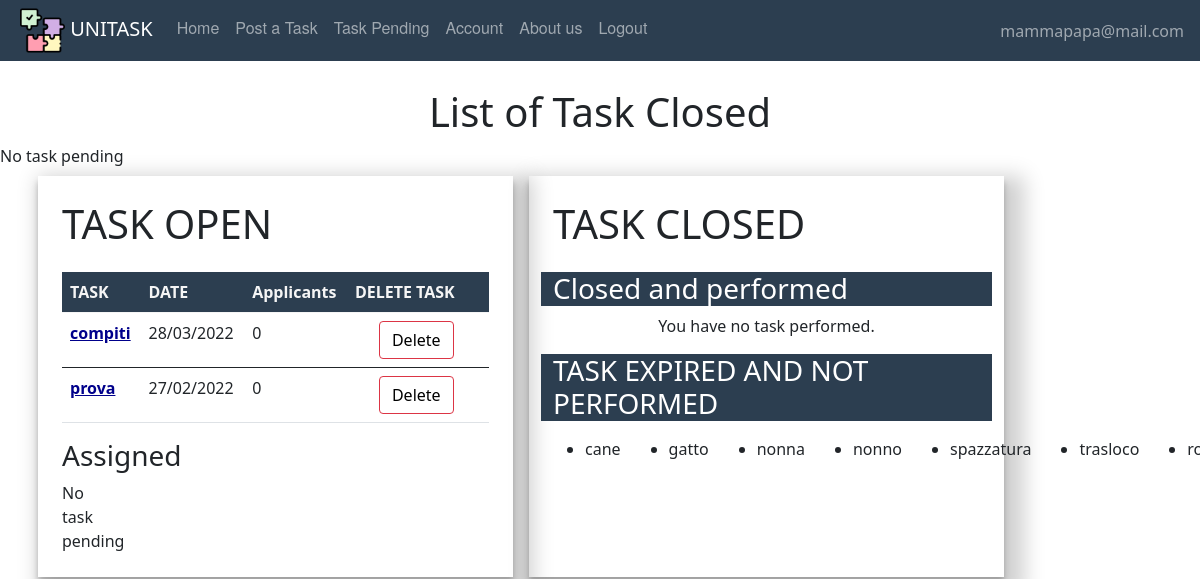
The app's page /taskpending (signed in), older data.
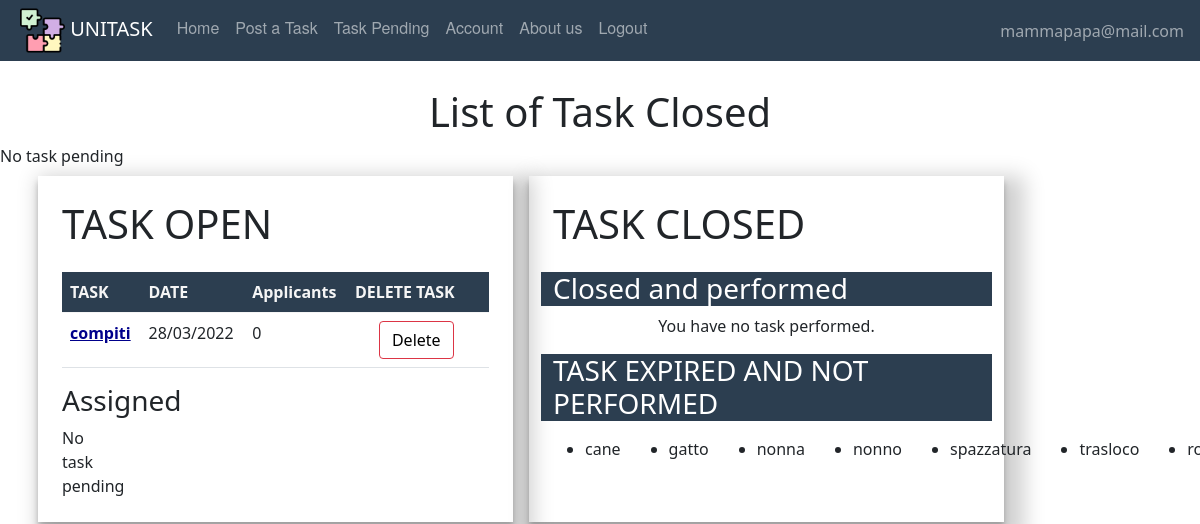
The same page, newer data.
### website/models.py (models this page shows, shortened)
class User(db.Model, UserMixin):
    id = db.Column(db.Integer, primary_key=True)
    email = db.Column(db.String(150), unique=True)
    password = db.Column(db.String(150))
    first_name = db.Column(db.String(150))
    surname = db.Column(db.String(150))
    description = db.Column(db.String(200))
    type = db.Column(db.String(20))
    reviewsposted = db.relationship('Review', foreign_keys='Review.id_reviewer',
                                    backref='author')
    reviewsreceived = db.relationship('Review', foreign_keys='Review.id_reviewed',
                                      backref='received')
    __mapper_args__ = {
        'polymorphic_on': type,
        'polymorphic_identity': 'user',
    }

class Offer(db.Model, UserMixin):
    id = db.Column(db.Integer, primary_key=True)
    title = db.Column(db.String(150))
    description = db.Column(db.String(150))
    address = db.Column(db.String(150))
    placeId = db.Column(db.String(150))
    amount = db.Column(db.Integer)
    lat = db.Column(db.Float)
    lng = db.Column(db.Float)
    date = db.Column(db.DateTime(timezone=True), default=func.now())
    dateexpire = db.Column(db.DateTime(timezone=True))
    isAss = db.Column(db.Boolean, default=False)
    date_task = db.Column(db.DateTime(timezone=True))
    id_adult = db.Column(db.Integer, db.ForeignKey('adult.id'))
    scelta = db.Column(db.Integer, db.ForeignKey('student.id'))
    isPerf = db.Column(db.Boolean, default=False)
    rece = db.relationship('Review', backref='recensione')
    isClosed = db.Column(db.Boolean, default=False)

### website/adult/routes.py (the view)
@adults.route('/taskpending')
def taskpending():
        pending = []
        for task in current_user.tasks:
            if task.isAss and task.isClosed == False:
                pending.append(task)
            if task.isAss == False and task.isPerf == True:
                pending.append(task)
        return render_template("adult/taskspending.html", user=current_user, pending=pending)

### website/models.py (called while the page is built)
    def gettaskclosed(self):
        t = []
        for off in self.tasks:
            if off.isClosed and off.isPerf:
                t.append(off)
        return t

    def gettaskexpired(self):
        t = []
        for off in self.tasks:
            if off.isClosed and not off.isPerf:
                t.append(off)
        return t

    def gettasksopen(self):
        t = []
        for off in self.tasks:
            if not off.isClosed:
                t.append(off)
        return t

### website/templates/adult/taskspending.html
{% extends "base.html" %} {% block title %}Task to be performed{% endblock %} {% block content%}
    <br />
    <h1 align="center">List of Task Closed</h1>
<ul class="list-group list-group-flush" id="offers">
    {%  if pending|length != 0 %}
      {% for offer in pending %}
                <li class="list-group-item">
                    titolo task : {{ offer.title }}
                    performata da: {{ offer.performer.first_name }}
              <br/>
                    {% if offer.isAss==True and offer.isPerf==False %}
                <button> <a href={{ url_for('users.writereview', task_id=offer.id) }} > The task has been performed! Review the performer</a></button>
                </li>
                    {% endif %}
      {% endfor %}
    {% else %}
        No task pending
    {% endif %}
</ul>
     <div class="container">
        <div class="row">
            <div class="col-5 p-4 m-2 col-page">
                <h1 align="left" class="mb-4">TASK OPEN</h1>
                <table class="table table-hover">
                    {%set  l = user.gettasksopen() %}
                    {% if l %}
                         <thead class="thead-dark" style="color:whitesmoke; background:#2c3e50">
                                <tr>
                                    <th scope="col">TASK</th>
                                    <th scope="col">DATE</th>
                                    <th scope="col">Applicants</th>
                                    <th scope="col">DELETE TASK</th>
                                </tr>
                                </thead>
                        {% for offer in l %}
                            {% if offer.isAss==False %}
                                <tbody>
                                <tr>
                                    <th scope="row"><a style="color:darkblue" href={{ url_for('users.task', task_id=offer.id) }} >{{ offer.title }}</a></th>
                                    <td>{{ offer.date_task.strftime("%d/%m/%Y") }}</td>
                                    <td>{{ offer.applicants|length }}</td>
                                    <td><button type="button"  class="btn btn-outline-danger mx-4"><a class="delete-button" href={{ url_for('adults.deletetask', task_id=offer.id) }} > Delete</a></button></td>
                                </tr>
                                </tbody>
                            {% endif %}
                        {% endfor %}
                    {% else %}
                        No task pending
                    {% endif %}
                </table>
            <div class="row">
            <div class="col-1">
            <h3 align="left">Assigned</h3>
                <ul class="list-group list-group-flush" id="offers">
    {%  if pending|length != 0 %}
      {% for offer in pending %}
                <li class="list-group-item">
                    titolo: {{ offer.title }}
                    performata da: {{ offer.performer.first_name }}
              <br/>
                    {% if offer.isAss==True and offer.isPerf==False %}
                <button> <a href={{ url_for('users.writereview', task_id=offer.id) }} > The task has been performed! Review the performer</a></button>
                </li>
                    {% endif %}
      {% endfor %}
    {% else %}
        No task pending
    {% endif %}
</ul>
            </div>
            </div>
            </div>
            <div class="col-5 p-4 m-2 col-page">
                <h1 align="left" class="mb-4">TASK CLOSED</h1>
                <div class="row">
                    <h3 align="left" style="color: white; background: #2c3e50">Closed and performed</h3>
                    {%set  l = user.gettaskclosed() %}
                    {% if l %}
                        <ul class="mx-4">
                            {% for offer in l %}
                                <li>
                                    <a style="color:darkblue" href= {{ url_for('users.task', task_id=offer.id) }}>{{ offer.title }}</a>
                                </li>
                            {% endfor %}
                        </ul>
                    {% else %}
                        <div align="center">
                            You have no task performed.
                        </div>
                    {% endif %}
                </div>
                <div class="row">
                    <h3 class="mt-3" align="left" style="color: white; background: #2c3e50">TASK EXPIRED AND NOT PERFORMED</h3>
                    {%set  l = user.gettaskexpired() %}
                    {% if l %}
                        <ul>
                        <div class="m-2" style="display: flex; justify-content: space-between">
                            {% for offer in l %}
                                    <li class="mx-4">{{ offer.title }} </li>
                            {% endfor %}
                        </div>
                        </ul>
                    {% else %}
                        <div align="center">
                           You have no task expired.
                        </div>
                    {% endif %}
                </div>
            </div>
        </div>
    </div>
    <br/><br/>
{% endblock %}

### website/templates/base.html (shortened to what this page needs)
<!DOCTYPE html>
<html lang="">
  <head>
      <link href="/static/css/style.css" rel="stylesheet">
      <link href="https://cdn.jsdelivr.net/npm/bootstrap@5.0.2/dist/css/bootstrap.min.css" rel="stylesheet">
  <link href="https://netdna.bootstrapcdn.com/font-awesome/3.2.1/css/font-awesome.css" rel="stylesheet">
  </head>
  <body>
  <nav class="navbar fixed-top navbar-expand-lg navbar-dark">
    <ul class="navbar-nav mr-auto">
    <li>
    <a style="padding-left:1em;" class="navbar-brand" href="#">
        <img src="/static/images/pic/puzzle.png" width="45" height="45"/>
        UNITASK
    </a></li>
            {% if user.is_authenticated %}
                {% if user.type=='adult' %}
                    <li class="nav-item"><a class="nav-link" id="home" href="/">Home</a></li>
                    <li class="nav-item"><a class="nav-link" id="posttask" href="{{ url_for('adults.posttask') }}">Post a Task</a></li>
                    <li class="nav-item"><a class="nav-link" id="offer" href="{{ url_for('adults.taskpending') }}">Task Pending</a></li>
                    <li class="nav-item"><a class="nav-link" id="account" href="{{ url_for('users.account') }}">Account</a></li>
                    <li class="nav-item"><a class="nav-link" id="aboutus" href="{{ url_for('users.about_us') }}">About us</a></li>
                    <li class="nav-item"><a class="nav-link" id="logout" href="{{ url_for('auth.logout') }}">Logout</a></li>
                    {% endif %}
                </ul>
                <ul class="navbar-nav ms-auto">
                <li class="nav-item">
                    <span style="padding-right:1em;" class="navbar-text d-flex justify-content-end">
                     {{ user.email}}
                       </span>
                </li>
                </ul>
            {% endif %}
</nav>
    {% block content %}
    {% endblock %}
  </body>
</html>

### website/static/css/style.css (style rules this page uses)
body { padding-top:4em; }
.navbar { list-style-type: none; margin: 0; padding: 0; overflow: hidden; background-color: #2c3e50; }
.nav-link { display: block; color: white; text-align: center; padding: 14px 16px; text-decoration: none; font-family: "Helvetica Neue", Helvetica, Arial, sans-serif; }
.delete-button { color:black; text-decoration: none; }
.col-page { box-shadow: rgba(0, 0, 0, 0.19) 10px 10px 20px 10px, rgba(0, 0, 0, 0.23) 0px 6px 6px; }

Row changes from the older to the newer data that the page shows:
removed Offer: title "prova", date_task "27/02/2022", applicants|length "0", shown under "TASK OPEN"
